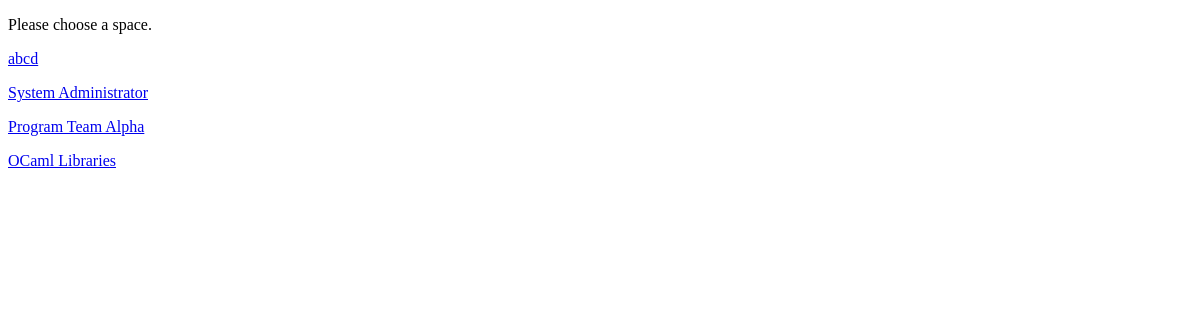
The app's page /request/default, older data.
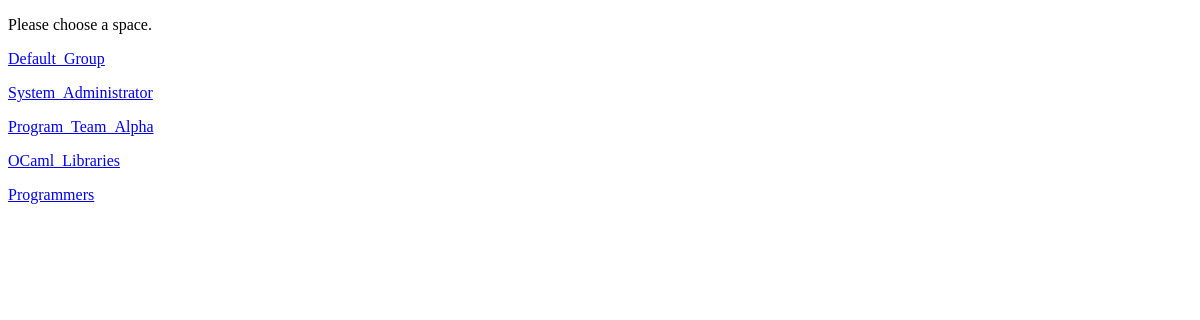
The same page, newer data.
### API/models.py (models this page shows)
class Spaces(models.Model):
    name = models.CharField(max_length=200)

### Interface/views.py (the view)
# urls.py: url(r'^request/default', 'Interface.views.request_page'),
def request_page(request):
    spaces = models.Spaces.objects.all()
    context = {'spaces': spaces}
    return render(request, 'spaces.html', context)

### templates/spaces.html (shortened to what this page needs)
<!DOCTYPE html>
<html>
<head>
</head>
<body>
<p>Please choose a space.  </p>
{% for space in spaces %}
    <p><a href='/request/{{ space.name }}'>{{ space.name }}</p>
{% endfor %}
</body>
</html>

Row changes from the older to the newer data that the page shows:
changed Spaces: name "abcd" → "Default_Group"
changed Spaces: name "System Administrator" → "System_Administrator"
changed Spaces: name "Program Team Alpha" → "Program_Team_Alpha"
changed Spaces: name "OCaml Libraries" → "OCaml_Libraries"
added Spaces: name "Programmers"
